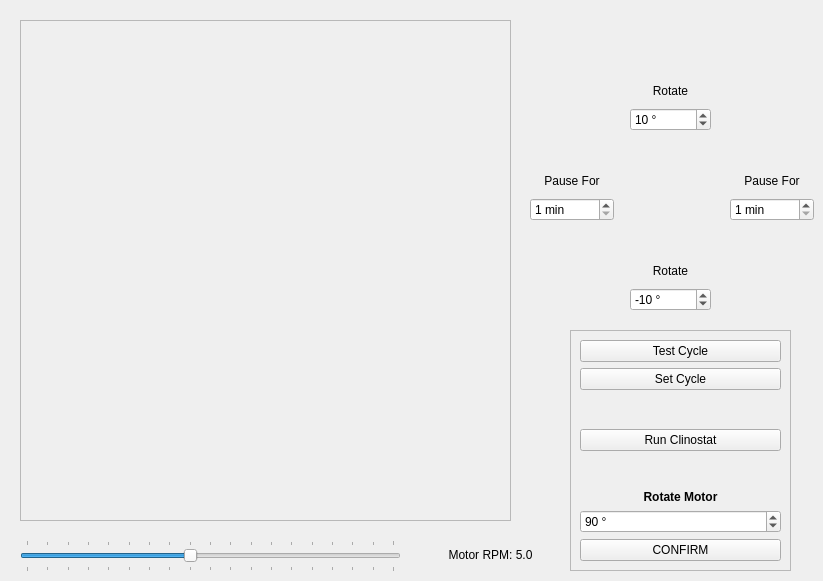
    <widget class="QWidget" name="motion_tab">
     <attribute name="title">
      <string>Motion</string>
     </attribute>
     <widget class="QLabel" name="motorSpeed_label">
      <property name="geometry">
       <rect>
        <x>430</x>
        <y>540</y>
        <width>121</width>
        <height>31</height>
       </rect>
      </property>
      <property name="text">
       <string>&lt;html&gt;&lt;head/&gt;&lt;body&gt;&lt;p align=&quot;center&quot;&gt;Motor RPM: 5.0&lt;/p&gt;&lt;/body&gt;&lt;/html&gt;</string>
      </property>
     </widget>
     <widget class="QSlider" name="motorSpeed_slider">
      <property name="geometry">
       <rect>
        <x>20</x>
        <y>540</y>
        <width>381</width>
        <height>32</height>
       </rect>
      </property>
      <property name="cursor">
       <cursorShape>OpenHandCursor</cursorShape>
      </property>
      <property name="minimum">
       <number>10</number>
      </property>
      <property name="maximum">
       <number>100</number>
      </property>
      <property name="singleStep">
       <number>1</number>
      </property>
      <property name="pageStep">
       <number>30</number>
      </property>
      <property name="value">
       <number>50</number>
      </property>
      <property name="sliderPosition">
       <number>50</number>
      </property>
      <property name="orientation">
       <enum>Qt::Horizontal</enum>
      </property>
      <property name="invertedAppearance">
       <bool>false</bool>
      </property>
      <property name="invertedControls">
       <bool>true</bool>
      </property>
      <property name="tickPosition">
       <enum>QSlider::TicksBothSides</enum>
      </property>
      <property name="tickInterval">
       <number>5</number>
      </property>
     </widget>
     <widget class="QLabel" name="R1">
      <property name="geometry">
       <rect>
        <x>720</x>
        <y>100</y>
        <width>60</width>
        <height>60</height>
       </rect>
      </property>
      <property name="text">
       <string/>
      </property>
      <property name="pixmap">
       <pixmap>../_image/R1.png</pixmap>
      </property>
      <property name="scaledContents">
       <bool>true</bool>
      </property>
     </widget>
     <widget class="QWidget" name="verticalLayoutWidget_6">
      <property name="geometry">
       <rect>
        <x>630</x>
        <y>80</y>
        <width>81</width>
        <height>51</height>
       </rect>
      </property>
      <layout class="QVBoxLayout" name="verticalLayout_11">
       <item>
        <widget class="QLabel" name="rotate1_label">
         <property name="text">
          <string>Rotate</string>
         </property>
         <property name="alignment">
          <set>Qt::AlignCenter</set>
         </property>
        </widget>
       </item>
       <item>
        <widget class="QSpinBox" name="rotate1_spinbox">
         <property name="suffix">
          <string> °</string>
         </property>
         <property name="minimum">
          <number>-180</number>
         </property>
         <property name="maximum">
          <number>180</number>
         </property>
         <property name="value">
          <number>10</number>
         </property>
        </widget>
       </item>
      </layout>
     </widget>
     <widget class="QWidget" name="verticalLayoutWidget_7">
      <property name="geometry">
       <rect>
        <x>730</x>
        <y>170</y>
        <width>84</width>
        <height>51</height>
       </rect>
      </property>
      <layout class="QVBoxLayout" name="verticalLayout_14">
       <item>
        <widget class="QLabel" name="wait1_label">
         <property name="text">
          <string>Pause For</string>
         </property>
         <property name="alignment">
          <set>Qt::AlignCenter</set>
         </property>
        </widget>
       </item>
       <item>
        <widget class="QSpinBox" name="wait1_spinbox">
         <property name="suffix">
          <string> min</string>
         </property>
         <property name="minimum">
          <number>1</number>
         </property>
         <property name="maximum">
          <number>999999</number>
         </property>
        </widget>
       </item>
      </layout>
     </widget>
     <widget class="QLabel" name="R3">
      <property name="geometry">
       <rect>
        <x>560</x>
        <y>230</y>
        <width>60</width>
        <height>60</height>
       </rect>
      </property>
      <property name="text">
       <string/>
      </property>
      <property name="pixmap">
       <pixmap>../_image/L2.png</pixmap>
      </property>
      <property name="scaledContents">
       <bool>true</bool>
      </property>
     </widget>
     <widget class="QLabel" name="R4">
      <property name="geometry">
       <rect>
        <x>560</x>
        <y>100</y>
        <width>60</width>
        <height>60</height>
       </rect>
      </property>
      <property name="text">
       <string/>
      </property>
      <property name="pixmap">
       <pixmap>../_image/L1.png</pixmap>
      </property>
      <property name="scaledContents">
       <bool>true</bool>
      </property>
     </widget>
     <widget class="QWidget" name="verticalLayoutWidget_8">
      <property name="geometry">
       <rect>
        <x>630</x>
        <y>260</y>
        <width>81</width>
        <height>51</height>
       </rect>
      </property>
      <layout class="QVBoxLayout" name="verticalLayout_15">
       <item>
        <widget class="QLabel" name="rotate2_label">
         <property name="text">
          <string>Rotate</string>
         </property>
         <property name="alignment">
          <set>Qt::AlignCenter</set>
         </property>
        </widget>
       </item>
       <item>
        <widget class="QSpinBox" name="rotate2_spinbox">
         <property name="suffix">
          <string> °</string>
         </property>
         <property name="minimum">
          <number>-180</number>
         </property>
         <property name="maximum">
          <number>180</number>
         </property>
         <property name="value">
          <number>-10</number>
         </property>
        </widget>
       </item>
      </layout>
     </widget>
     <widget class="QWidget" name="verticalLayoutWidget_9">
      <property name="geometry">
       <rect>
        <x>530</x>
        <y>170</y>
        <width>84</width>
        <height>51</height>
       </rect>
      </property>
      <layout class="QVBoxLayout" name="verticalLayout_16">
       <item>
        <widget class="QLabel" name="wait2_label">
         <property name="text">
          <string>Pause For</string>
         </property>
         <property name="alignment">
          <set>Qt::AlignCenter</set>
         </property>
        </widget>
       </item>
       <item>
        <widget class="QSpinBox" name="wait2_spinbox">
         <property name="suffix">
          <string> min</string>
         </property>
         <property name="minimum">
          <number>1</number>
         </property>
         <property name="maximum">
          <number>999999</number>
         </property>
        </widget>
       </item>
      </layout>
     </widget>
     <widget class="QLabel" name="R2">
      <property name="geometry">
       <rect>
        <x>720</x>
        <y>230</y>
        <width>60</width>
        <height>60</height>
       </rect>
      </property>
      <property name="text">
       <string/>
      </property>
      <property name="pixmap">
       <pixmap>../_image/R2.png</pixmap>
      </property>
      <property name="scaledContents">
       <bool>true</bool>
      </property>
     </widget>
     <widget class="QFrame" name="frame">
      <property name="geometry">
       <rect>
        <x>20</x>
        <y>20</y>
        <width>491</width>
        <height>501</height>
       </rect>
      </property>
      <property name="frameShape">
       <enum>QFrame::StyledPanel</enum>
      </property>
      <property name="frameShadow">
       <enum>QFrame::Raised</enum>
      </property>
      <widget class="QLabel" name="graphic_2">
       <property name="geometry">
        <rect>
         <x>45</x>
         <y>50</y>
         <width>400</width>
         <height>400</height>
        </rect>
       </property>
       <property name="text">
        <string/>
       </property>
       <property name="pixmap">
        <pixmap>../_image/Scheduler.png</pixmap>
       </property>
       <property name="scaledContents">
        <bool>true</bool>
       </property>
      </widget>
     </widget>
     <widget class="QFrame" name="frame_3">
      <property name="geometry">
       <rect>
        <x>570</x>
        <y>330</y>
        <width>221</width>
        <height>241</height>
       </rect>
      </property>
      <property name="frameShape">
       <enum>QFrame::StyledPanel</enum>
      </property>
      <property name="frameShadow">
       <enum>QFrame::Raised</enum>
      </property>
      <widget class="QWidget" name="verticalLayoutWidget_10">
       <property name="geometry">
        <rect>
         <x>10</x>
         <y>10</y>
         <width>201</width>
         <height>221</height>
        </rect>
       </property>
       <layout class="QVBoxLayout" name="verticalLayout_17">
        <item>
         <widget class="QPushButton" name="schedulerTest_pushButton">
          <property name="text">
           <string>Test Cycle</string>
          </property>
          <property name="checkable">
           <bool>false</bool>
          </property>
          <property name="checked">
           <bool>false</bool>
          </property>
         </widget>
        </item>
        <item>
         <widget class="QPushButton" name="schedulerSet_pushButton">
          <property name="text">
           <string>Set Cycle</string>
          </property>
         </widget>
        </item>
        <item>
         <layout class="QVBoxLayout" name="verticalLayout_22">
          <item>
           <spacer name="verticalSpacer_9">
            <property name="orientation">
             <enum>Qt::Vertical</enum>
            </property>
            <property name="sizeHint" stdset="0">
             <size>
              <width>20</width>
              <height>40</height>
             </size>
            </property>
           </spacer>
          </item>
          <item>
           <widget class="QPushButton" name="clinostatSet_pushButton">
            <property name="text">
             <string>Run Clinostat</string>
            </property>
           </widget>
          </item>
          <item>
           <spacer name="verticalSpacer_10">
            <property name="orientation">
             <enum>Qt::Vertical</enum>
            </property>
            <property name="sizeHint" stdset="0">
             <size>
              <width>20</width>
              <height>40</height>
             </size>
            </property>
           </spacer>
          </item>
          <item>
           <widget class="QLabel" name="motor_label">
            <property name="text">
             <string>&lt;html&gt;&lt;head/&gt;&lt;body&gt;&lt;p align=&quot;center&quot;&gt;&lt;span style=&quot; font-weight:600;&quot;&gt;Rotate Motor&lt;/span&gt;&lt;/p&gt;&lt;/body&gt;&lt;/html&gt;</string>
            </property>
           </widget>
          </item>
          <item>
           <widget class="QSpinBox" name="motor_spinBox">
            <property name="suffix">
             <string> °</string>
            </property>
            <property name="minimum">
             <number>-180</number>
            </property>
            <property name="maximum">
             <number>180</number>
            </property>
            <property name="value">
             <number>90</number>
            </property>
           </widget>
          </item>
          <item>
           <widget class="QPushButton" name="motorConfirm_pushButton">
            <property name="text">
             <string>CONFIRM</string>
            </property>
           </widget>
          </item>
         </layout>
        </item>
       </layout>
      </widget>
     </widget>
    </widget>
